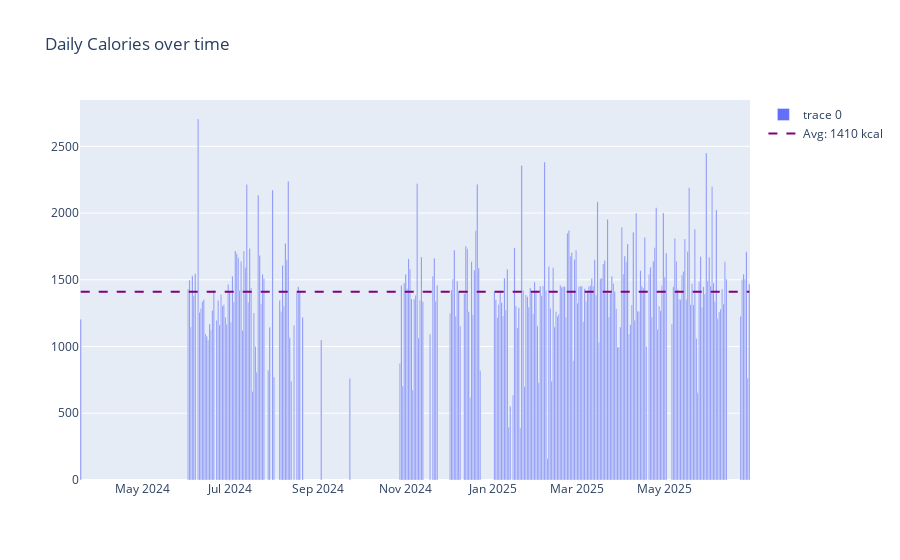

Source (notebook cell):
### Code cell
df = pd.read_csv('../data/myfitnesspal/cleaned/mfp_nutrition_cleaned.csv')
print(df)

df = df[df['missing_main_meal'] == False]
daily_cal_df = df.groupby(['Date'])['Calories'].sum().reset_index()
average_daily_cals = daily_cal_df['Calories'].mean()
print(daily_cal_df)

fig = go.Figure()

x_data = daily_cal_df['Date']
y_data = daily_cal_df['Calories']

fig.add_trace(go.Bar(x=x_data,y=y_data))
# fig.add_hline(y=average_daily_cals, line=dict(color='purple', dash='dash'),name ='Average Calories')

fig.add_trace(
    go.Scatter(
        x=[df['Date'].min(), df['Date'].max()],
        y=[average_daily_cals, average_daily_cals],
        mode='lines',
        line=dict(color='purple', dash='dash'),
        name=f'Avg: {average_daily_cals:.0f} kcal'
    )
)
fig.update_layout(title='Daily Calories over time')
fig.show()

### Figure 1 — Plotly figure (JSON) as saved in the notebook; plotly's stock layout.template omitted (floating-point values rounded to 4 significant figures; data arrays with more than 128 entries replaced by an {"elided": "..."} marker saying what was removed)
{"data": [{"type": "bar", "x": {"elided": "280 str values"}, "y": {"elided": "280 float values"}}, {"line": {"color": "purple", "dash": "dash"}, "mode": "lines", "name": "Avg: 1410 kcal", "type": "scatter", "x": ["2024-03-19", "2025-06-29"], "y": [1410.0, 1410.0]}], "layout": {"title": {"text": "Daily Calories over time"}}}
